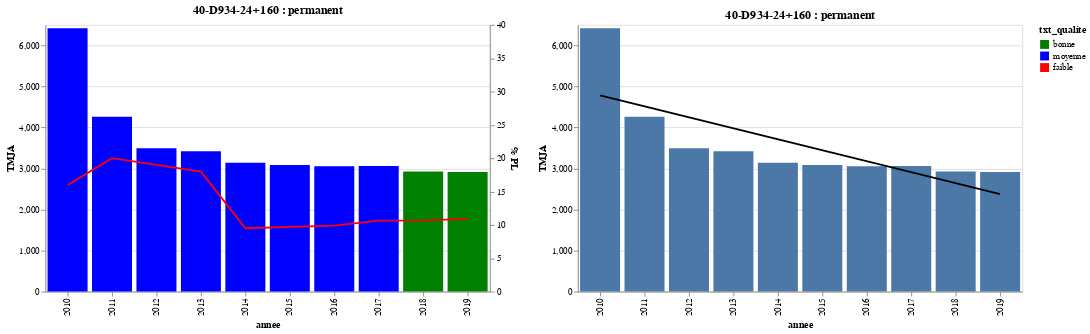

The code cell stored with this chart in its notebook:
### Markdown cell above
# ***ANALYSE GENERALE OTV***

### Code cell
#Pour info, obtenir un graph des trafic pour un point de comptage donnée
cpt1=vi.IdComptage('40-D934-24+160', qualite=True)#16-D1000-11+194
cpt1.graphTrafic()
cpt1.regressionTmja()
cpt1.chartTrafic|cpt1.chartRegressTmja

### Figure 1 — Vega-Lite specification as saved in the notebook (floating-point values rounded to 4 significant figures)
{"config": {"view": {"continuousWidth": 400, "continuousHeight": 300}}, "hconcat": [{"layer": [{"data": {"name": "data-1d2bb0f6ecd10ba9213aef27682f9a44"}, "mark": "bar", "encoding": {"color": {"type": "nominal", "field": "txt_qualite", "scale": {"domain": ["bonne", "moyenne", "faible"], "range": ["green", "blue", "red"]}}, "x": {"type": "ordinal", "field": "annee"}, "y": {"type": "quantitative", "axis": {"title": "TMJA"}, "field": "valeur"}}, "title": "40-D934-24+160 : permanent", "width": 500}, {"data": {"name": "data-f39c1984ee12621826c4876bf68b34c4"}, "mark": {"type": "line", "color": "red"}, "encoding": {"x": {"type": "ordinal", "field": "annee"}, "y": {"type": "quantitative", "axis": {"title": "% PL"}, "field": "valeur", "scale": {"domain": [0, 40.0]}}}, "title": "40-D934-24+160 : permanent", "width": 450}], "resolve": {"scale": {"y": "independent"}}}, {"layer": [{"mark": "bar", "encoding": {"x": {"type": "ordinal", "field": "annee"}, "y": {"type": "quantitative", "axis": {"title": "TMJA"}, "field": "valeur"}}, "title": "40-D934-24+160 : permanent", "width": 500}, {"mark": {"type": "line", "color": "black"}, "encoding": {"x": {"type": "ordinal", "field": "annee"}, "y": {"type": "quantitative", "axis": {"title": "TMJA"}, "field": "valeur"}}, "title": "40-D934-24+160 : permanent", "transform": [{"on": "annee", "regression": "valeur"}], "width": 500}], "data": {"name": "data-1d2bb0f6ecd10ba9213aef27682f9a44"}}], "$schema": "https://vega.github.io/schema/vega-lite/v4.8.1.json", "datasets": {"data-1d2bb0f6ecd10ba9213aef27682f9a44": [{"id_comptag_uniq": 40147, "id_comptag": "40-D934-24+160", "annee": "2010", "type_poste": "permanent", "indicateur": "tmja", "valeur": 6420.0, "txt_qualite": "moyenne"}, {"id_comptag_uniq": 40148, "id_comptag": "40-D934-24+160", "annee": "2011", "type_poste": "permanent", "indicateur": "tmja", "valeur": 4260.0, "txt_qualite": "moyenne"}, {"id_comptag_uniq": 40149, "id_comptag": "40-D934-24+160", "annee": "2012", "type_poste": "permanent", "indicateur": "tmja", "valeur": 3496.0, "txt_qualite": "moyenne"}, {"id_comptag_uniq": 40150, "id_comptag": "40-D934-24+160", "annee": "2013", "type_poste": "permanent", "indicateur": "tmja", "valeur": 3422.0, "txt_qualite": "moyenne"}, {"id_comptag_uniq": 40151, "id_comptag": "40-D934-24+160", "annee": "2014", "type_poste": "permanent", "indicateur": "tmja", "valeur": 3138.0, "txt_qualite": "moyenne"}, {"id_comptag_uniq": 40152, "id_comptag": "40-D934-24+160", "annee": "2015", "type_poste": "permanent", "indicateur": "tmja", "valeur": 3087.0, "txt_qualite": "moyenne"}, {"id_comptag_uniq": 40153, "id_comptag": "40-D934-24+160", "annee": "2016", "type_poste": "permanent", "indicateur": "tmja", "valeur": 3054.0, "txt_qualite": "moyenne"}, {"id_comptag_uniq": 40154, "id_comptag": "40-D934-24+160", "annee": "2017", "type_poste": "permanent", "indicateur": "tmja", "valeur": 3059.0, "txt_qualite": "moyenne"}, {"id_comptag_uniq": 40155, "id_comptag": "40-D934-24+160", "annee": "2018", "type_poste": "permanent", "indicateur": "tmja", "valeur": 2928.0, "txt_qualite": "bonne"}, {"id_comptag_uniq": 40156, "id_comptag": "40-D934-24+160", "annee": "2019", "type_poste": "permanent", "indicateur": "tmja", "valeur": 2917.0, "txt_qualite": "bonne"}], "data-f39c1984ee12621826c4876bf68b34c4": [{"id_comptag_uniq": 40147, "id_comptag": "40-D934-24+160", "annee": "2010", "type_poste": "permanent", "indicateur": "pc_pl", "valeur": 16.0, "txt_qualite": "moyenne"}, {"id_comptag_uniq": 40148, "id_comptag": "40-D934-24+160", "annee": "2011", "type_poste": "permanent", "indicateur": "pc_pl", "valeur": 20.0, "txt_qualite": "moyenne"}, {"id_comptag_uniq": 40149, "id_comptag": "40-D934-24+160", "annee": "2012", "type_poste": "permanent", "indicateur": "pc_pl", "valeur": 19.0, "txt_qualite": "moyenne"}, {"id_comptag_uniq": 40150, "id_comptag": "40-D934-24+160", "annee": "2013", "type_poste": "permanent", "indicateur": "pc_pl", "valeur": 18.0, "txt_qualite": "moyenne"}, {"id_comptag_uniq": 40151, "id_comptag": "40-D934-24+160", "annee": "2014", "type_poste": "permanent", "indicateur": "pc_pl", "valeur": 9.5, "txt_qualite": "moyenne"}, {"id_comptag_uniq": 40153, "id_comptag": "40-D934-24+160", "annee": "2016", "type_poste": "permanent", "indicateur": "pc_pl", "valeur": 9.9, "txt_qualite": "moyenne"}, {"id_comptag_uniq": 40154, "id_comptag": "40-D934-24+160", "annee": "2017", "type_poste": "permanent", "indicateur": "pc_pl", "valeur": 10.65, "txt_qualite": "moyenne"}, {"id_comptag_uniq": 40155, "id_comptag": "40-D934-24+160", "annee": "2018", "type_poste": "permanent", "indicateur": "pc_pl", "valeur": 10.67, "txt_qualite": "bonne"}, {"id_comptag_uniq": 40156, "id_comptag": "40-D934-24+160", "annee": "2019", "type_poste": "permanent", "indicateur": "pc_pl", "valeur": 10.9, "txt_qualite": "bonne"}]}}
